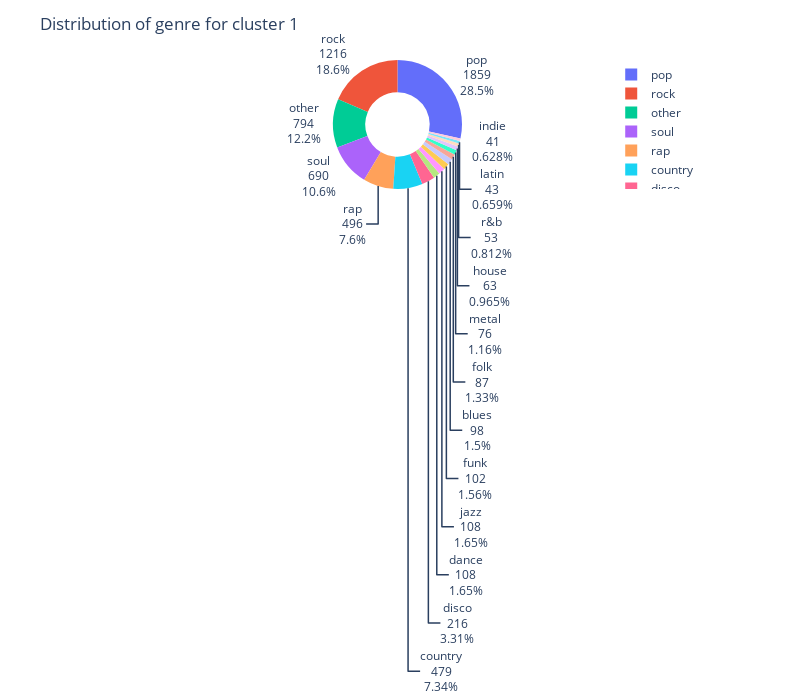

Source (notebook cell):
### Code cell
plt.figure(figsize=(12,8))
fig0 = px.pie(c1234_df, values="c1", names=c1234_df.index,hole=0.5,width =800,height=700)
fig0.update_layout(title_text="Distribution of genre for cluster 1")
fig0.update_traces(textinfo='value+label+percent')
fig0.show()

### Figure 1 — Plotly figure (JSON) as saved in the notebook; plotly's stock layout.template omitted (floating-point values rounded to 4 significant figures)
{"data": [{"domain": {"x": [0, 1], "y": [0, 1]}, "hole": 0.5, "hovertemplate": "maingenere=%{label}<br>c1=%{value}<extra></extra>", "labels": ["pop", "rock", "other", "soul", "rap", "country", "disco", "dance", "jazz", "funk", "blues", "folk", "metal", "house", "r&b", "latin", "indie"], "legendgroup": "", "name": "", "showlegend": true, "textinfo": "value+label+percent", "type": "pie", "values": [1859, 1216, 794, 690, 496, 479, 216, 108, 108, 102, 98, 87, 76, 63, 53, 43, 41]}], "layout": {"height": 700, "legend": {"tracegroupgap": 0}, "margin": {"t": 60}, "title": {"text": "Distribution of genre for cluster 1"}, "width": 800}}
